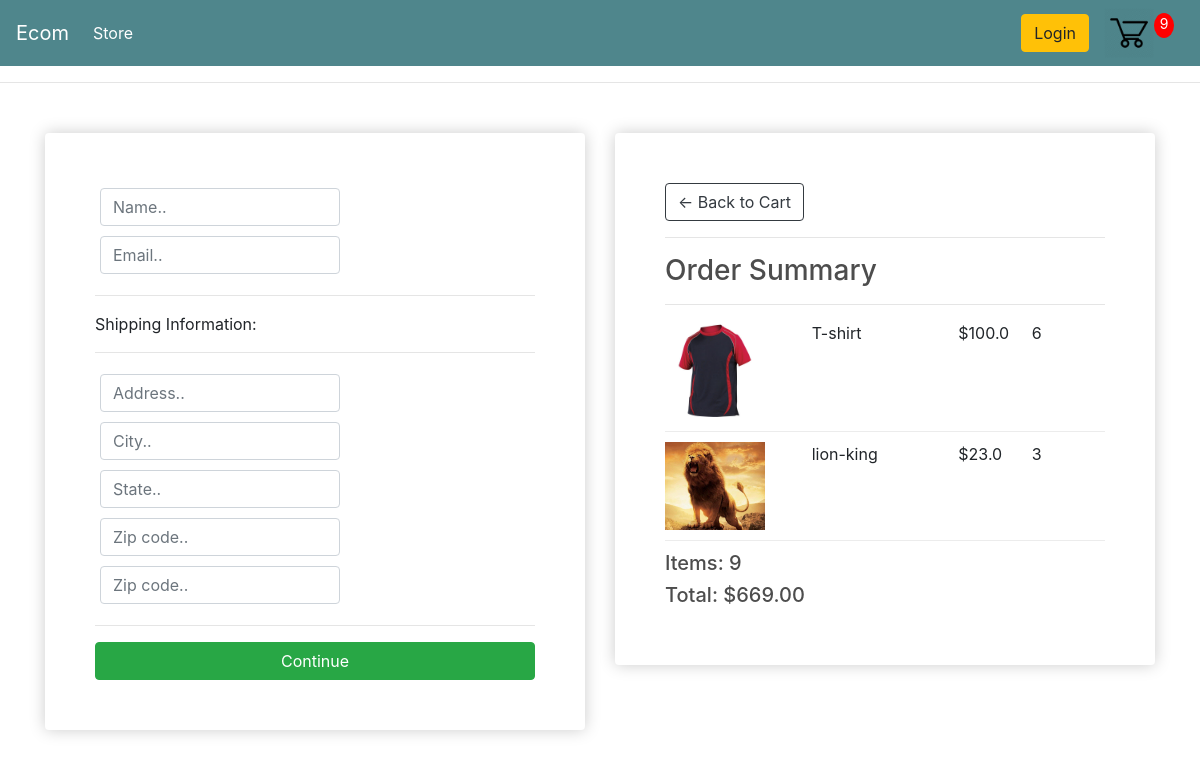
Screenshot of /checkout/ (signed in) with the database file from the repository.
### store/models.py (models this page shows, shortened)
class OrderItem(models.Model):
    product = models.ForeignKey(
        Product, on_delete=models.SET_NULL, blank=True, null=True)
    order = models.ForeignKey(
        Order, on_delete=models.SET_NULL, blank=True, null=True)
    quantity = models.IntegerField(default=0, null=True, blank=True)
    date_add = models.DateTimeField(auto_now_add=True)
    @property
    def get_total(self):
        return self.product.price*self.quantity

class Product(models.Model):
    name = models.CharField(max_length=255, null=True)
    price = models.FloatField()
    digital = models.BooleanField(default=False, null=True, blank=False)
    image = models.ImageField(null=True, blank=True)
    @property
    def imageURL(self):
        try:
            url = self.image.url
        except:
            url = ''
        return url

class Order(models.Model):
    customer = models.ForeignKey(
        Customer, on_delete=models.SET_NULL, blank=True, null=True)
    date_orderd = models.DateTimeField(auto_now_add=True)
    complete = models.BooleanField(default=False, null=True, blank=False)
    transaction_id = models.CharField(max_length=255, null=True)
    @property
    def get_cart_total(self):
        orderitems = self.orderitem_set.all()
        total = sum([item.get_total for item in orderitems])
        return total
    @property
    def get_cart_items(self):
        orderitems = self.orderitem_set.all()
        total = sum([item.quantity for item in orderitems])
        return total
    @property
    def shipping(self):
        orderitmes = self.orderitem_set.all()
        for i in orderitmes:
            if i.product.digital == False:
                print('inside te shpping property @@@@@@@@@@@@@2')
                shipping = True
        else:
            shipping = False
        return shipping

### store/views.py (the view)
# urls.py: path('checkout/', views.checkout, name='checkout'),
def checkout(request):
    if request.user.is_authenticated:
        customer = request.user.customer
        order, created = Order.objects.get_or_create(
            customer=customer, complete=False)
        items = order.orderitem_set.all()
        cartitems = order.get_cart_items
    else:
        items = []
        order = {'get_cart_total': 0,
                 'get_cart_items': 0}
        cartitems = order['get_cart_items']
    context = {'items': items, 'order': order, 'cartitems': cartitems}
    return render(request, 'store/checkout.html', context)

### store/templates/store/checkout.html (shortened to what this page needs)
{% extends 'store/main.html'%}
{% load static %}
{% block content %}
<div class="row">
    <div class="col-lg-6">
        <div class="box-element" id="form-wrapper">
            <form id="form">
                <div id="user-info">
                    <div class="form-field">
                        <input required class="form-control" type="text" name="name" placeholder="Name..">
                    </div>
                    <div class="form-field">
                        <input required class="form-control" type="email" name="email" placeholder="Email..">
                    </div>
                </div>
                <div id="shipping-info">
                    <hr>
                    <p>Shipping Information:</p>
                    <hr>
                    <div class="form-field">
                        <input class="form-control" type="text" name="address" placeholder="Address..">
                    </div>
                    <div class="form-field">
                        <input class="form-control" type="text" name="city" placeholder="City..">
                    </div>
                    <div class="form-field">
                        <input class="form-control" type="text" name="state" placeholder="State..">
                    </div>
                    <div class="form-field">
                        <input class="form-control" type="text" name="zipcode" placeholder="Zip code..">
                    </div>
                    <div class="form-field">
                        <input class="form-control" type="text" name="country" placeholder="Zip code..">
                    </div>
                </div>
                <hr>
                <input id="form-button" class="btn btn-success btn-block" type="submit" value="Continue">
            </form>
        </div>
        <br>
    </div>
    <div class="col-lg-6">
        <div class="box-element">
            <a class="btn btn-outline-dark" href="{% url 'cart' %}">&#x2190; Back to Cart</a>
            <hr>
            <h3>Order Summary</h3>
            <hr>
            {% for item in items %}
            <div class="cart-row">
                <div style="flex:2"><img class="row-image" src="{{item.product.imageURL}}"></div>
                <div style="flex:2">
                    <p>{{item.product.name}}</p>
                </div>
                <div style="flex:1">
                    <p>${{item.product.price}}</p>
                </div>
                <div style="flex:1">
                    <p>{{item.quantity}}</p>
                </div>
            </div>
            {%endfor%}
            <h5>Items: {{order.get_cart_items}}</h5>
            <h5>Total: ${{order.get_cart_total | floatformat:2}}</h5>
        </div>
    </div>
</div>
{% endblock content %}

### static/css/main.css (style rules this page uses)
body { background-color: hsl(0, 0%, 98%); }
h1,h2,h3,h4,h5,h6 { color:hsl(0, 0%, 30%); }
.box-element { box-shadow:hsl(0, 0%, 80%) 0 0 16px; background-color: #fff; border-radius: 4px; padding: 50px; }
.col-lg-4, .col-lg-6, .col-lg-8, .col-lg-12 { margin-top: 10px; }
.btn { border-radius: 0; }
.row-image { width: 100px; }
.form-field { width:250px; display: inline-block; padding: 5px; }
.cart-row { display: flex; align-items: flex-stretch; padding-bottom: 10px; margin-bottom: 10px; border-bottom: 1px solid #ececec; }

### rows the page displays
OrderItem: product.imageURL (picture), product.name "T-shirt", product.price "100.0", quantity "6"
OrderItem: product.imageURL (picture), product.name "lion-king", product.price "23.0", quantity "3"
Order: get_cart_items "9", get_cart_total "669.00"

### other values shown
{{ cartitems }} "9"
